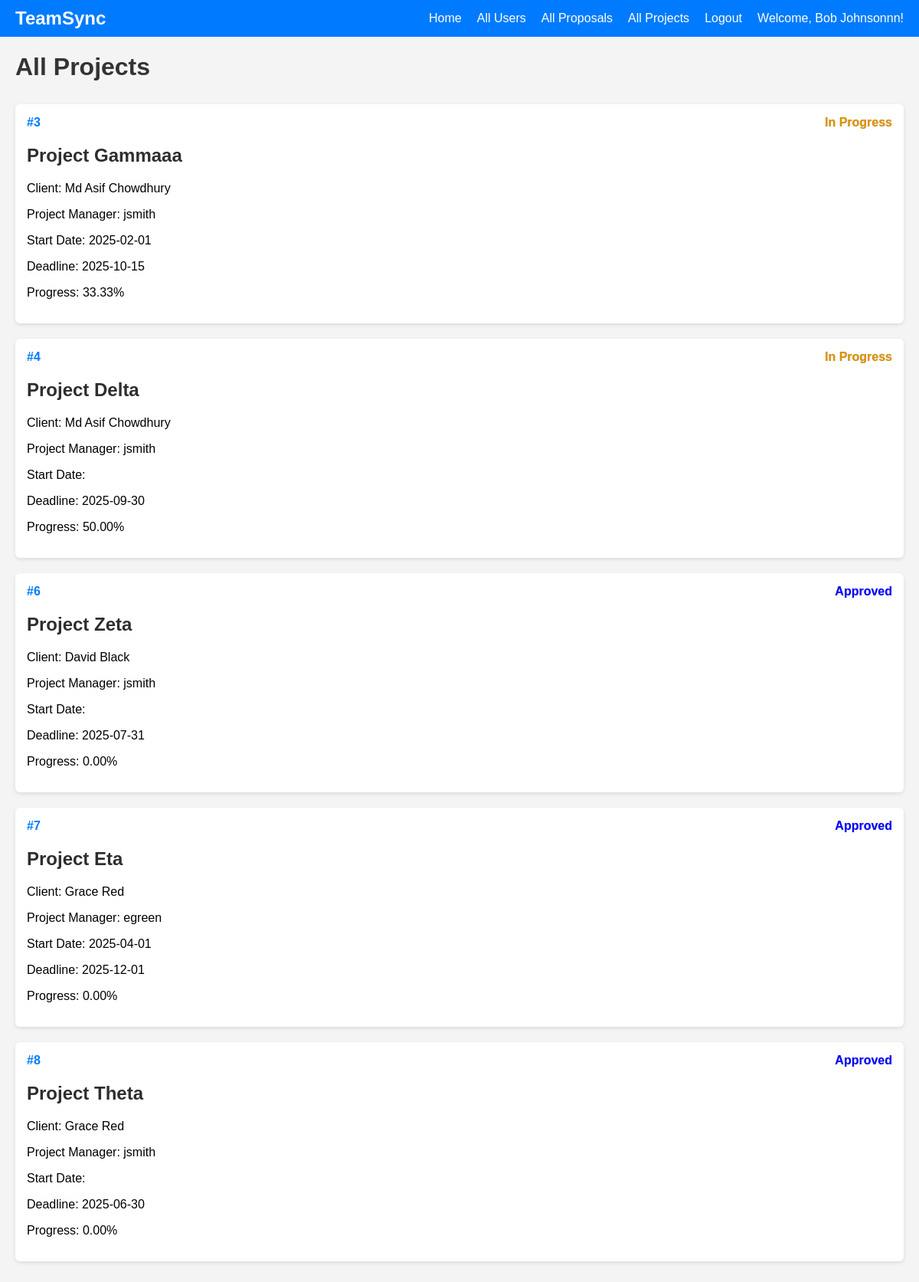
/controller/admin-project-controller.php?action=all_active_projects (signed in), run on the app's committed database.
### tables this page shows
CREATE TABLE `usr` (
  `userid` int(11) NOT NULL,
  `firstname` varchar(255) NOT NULL,
  `lastname` varchar(255) NOT NULL,
  `name` varchar(255) NOT NULL,
  `email` varchar(255) NOT NULL,
  `password` varchar(255) NOT NULL,
  `roleid` int(11) DEFAULT NULL,
  `profile_picture` longblob DEFAULT NULL
);

CREATE TABLE `projects` (
  `project_id` int(11) NOT NULL,
  `client_id` int(11) NOT NULL,
  `pm_id` int(11) DEFAULT NULL,
  `name` varchar(100) NOT NULL,
  `description` text NOT NULL,
  `start_date` date DEFAULT NULL,
  `deadline` date NOT NULL,
  `status` varchar(50) NOT NULL DEFAULT 'Pending Approval',
  `type` varchar(50) NOT NULL DEFAULT 'Proposal',
  `client_feedback` text DEFAULT NULL,
  `progress` decimal(5,2) DEFAULT 0.00
);

### model/user-model.php (called while the page is built, shortened)
<?php
function getUserInfo($userId)
{
    $conn = getDbConnection();
    $sql = "SELECT userid, firstname, lastname, name, email, roleid
            FROM usr
            WHERE userid = ?";
    $stmt = $conn->prepare($sql);
    $stmt->bind_param("i", $userId);
    $stmt->execute();
    $result = $stmt->get_result();
    $user = $result->fetch_assoc();
    return $user;
}
function getUserName($userId)
{
    $userInfo = getUserInfo($userId);
    $firstname = $userInfo['firstname'] ?? 'Unassigned';
    $lastname = $userInfo['lastname'] ?? '';
    return trim("$firstname $lastname");
}
?>

### model/project-model.php (called while the page is built, shortened)
<?php
function getAllActiveProjects() {
    $conn = getDbConnection();
    $sql = "SELECT p.project_id, CONCAT(c.firstname, ' ', c.lastname) AS client_name, pm.name AS pm_name, p.name, p.description, p.start_date, p.deadline, p.status, p.progress, p.client_feedback
            FROM projects p
            JOIN usr c ON p.client_id = c.userid
            JOIN usr pm ON p.pm_id = pm.userid
            WHERE p.status = 'Approved' OR p.status = 'In Progress'";
    $stmt = $conn->prepare($sql);
    $stmt->execute();
    $result = $stmt->get_result();
    $projects = [];
    while ($row = $result->fetch_assoc()) {
        $projects[] = $row;
    }
    return $projects;
}
?>

### view/admin-project-showall.php (the view, shortened to what this page needs)
<!DOCTYPE html>
<html lang="en">
<head>
    <link rel="stylesheet" href="../css/showall.css">
</head>
<body>
<?php include 'admin-navbar.php'; ?>
<h1>All Projects</h1>
<div class="project-container">
    <?php foreach ($projects as $project) { ?>
        <a href="../controller/admin-project-controller.php?action=view_project&project_id=<?php echo $project['project_id']; ?>" class="project-card-link">
            <div class="project-card">
                <div class="card-header">
                    <span class="project-id">#<?php echo $project['project_id']; ?></span>
                    <span class="status" data-status="<?php echo $project['status']; ?>">
                        <?php echo $project['status']; ?>
                    </span>
                </div>
                <h2><?php echo $project['name']; ?></h2>
                <p>Client: <?php echo $project['client_name']; ?></p>
                <p>Project Manager: <?php echo $project['pm_name']; ?></p>
                <p>Start Date: <?php echo $project['start_date']; ?></p>
                <p>Deadline: <?php echo $project['deadline']; ?></p>
                <p>Progress: <span class="progress-text"><?php echo $project['progress']; ?>%</span></p>
            </div>
        </a>
    <?php } ?>
</div>
</body>
</html>

### view/admin-navbar.php (shortened to what this page needs)
<!DOCTYPE html>
<html lang="en">
<head>
    <link rel="stylesheet" href="../css/navbar.css">
</head>
<body>
<nav class="navbar">
    <div class="logo">TeamSync</div>
    <div class="nav-links">
        <a href="../controller/user-dashboard-controller.php">Home</a>
        <a href="../controller/admin-user-controller.php?action=show_all">All Users</a>
        <a href="../controller/admin-project-controller.php?action=show_all_proposals">All Proposals</a>
        <a href="../controller/admin-project-controller.php?action=show_all_projects">All Projects</a>
        <a href="../controller/user-logout-controller.php">Logout</a>
        <a href="../controller/user-profile-controller.php?action=view_profile" class="welcome-link">Welcome, <?php echo $adminName; ?>!</a>
    </div>
</nav>
</body>
</html>

### css/showall.css (style rules this page uses)
body { font-family: Arial, sans-serif; margin: 0; background-color: #f4f4f4; }
.project-container, .user-container { padding: 20px; display: flex; flex-direction: column; }
h1 { color: #333; margin-bottom: 10px; margin-left: 20px; }
.project-card, .user-card { background-color: #fff; padding: 15px; border-radius: 6px; box-shadow: 0 2px 5px rgba(0, 0, 0, 0.1); margin-bottom: 20px; transition: transform 0.1s; }
.project-card-link, .user-card-link { text-decoration: none; color: inherit; }
.card-header { display: flex; justify-content: space-between; }
h2 { color: #2e2e2e; }
.project-id, .user-id { font-weight: bold; color: #007BFF; }
.status { font-weight: bold; text-shadow: 0px 0px 1px rgba(0, 0, 0, 0.3); }
.status[data-status="In Progress"] { color: rgb(223, 145, 0); }
.status[data-status="Approved"] { color: blue; }

### css/navbar.css (style rules this page uses)
.navbar { background-color: #007BFF; display: flex; justify-content: space-between; align-items: center; padding: 10px 20px; color: #fff; }
.logo { font-size: 24px; font-weight: bold; }
.nav-links { display: flex; }
.nav-links a { color: #fff; text-decoration: none; margin-left: 20px; transition: color 0.3s; }

### data on the page
usr: adminName "Bob Johnsonnn"
projects: project_id "3", status "In Progress", name "Project Gammaaa", client_name "Md Asif Chowdhury", pm.name "jsmith", start_date "2025-02-01", deadline "2025-10-15", progress "33.33"
projects: project_id "4", status "In Progress", name "Project Delta", client_name "Md Asif Chowdhury", pm.name "jsmith", deadline "2025-09-30", progress "50.00"
projects: project_id "6", status "Approved", name "Project Zeta", client_name "David Black", pm.name "jsmith", deadline "2025-07-31", progress "0.00"
projects: project_id "7", status "Approved", name "Project Eta", client_name "Grace Red", pm.name "egreen", start_date "2025-04-01", deadline "2025-12-01", progress "0.00"
projects: project_id "8", status "Approved", name "Project Theta", client_name "Grace Red", pm.name "jsmith", deadline "2025-06-30", progress "0.00"
